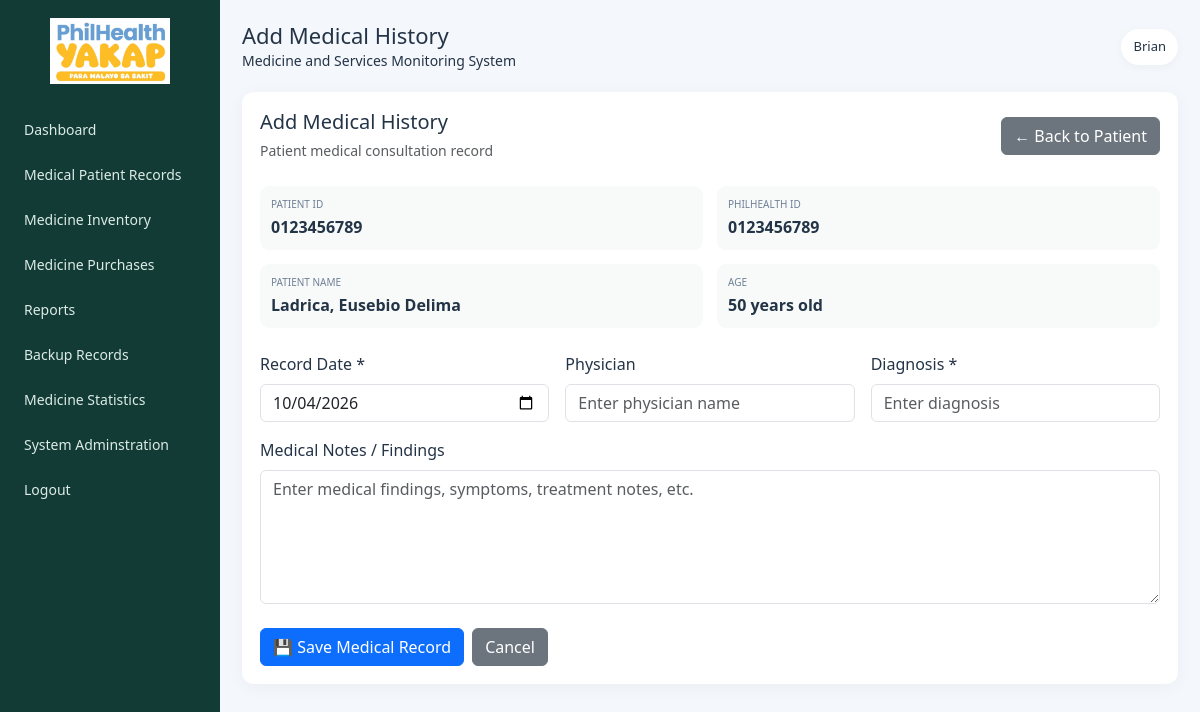
Screenshot of /patients/medical_history_add.php?patient_id=1 (signed in) with the database file from the repository.
### tables this page shows
CREATE TABLE `patients` (
  `id` int(10) unsigned NOT NULL AUTO_INCREMENT,
  `patient_code` varchar(50) NOT NULL,
  `philhealth_id` varchar(30) NOT NULL,
  `first_name` varchar(80) NOT NULL,
  `middle_name` varchar(80) DEFAULT NULL,
  `last_name` varchar(80) NOT NULL,
  `birthdate` date NOT NULL,
  `sex` enum('Male','Female','Other') NOT NULL,
  `address` varchar(255) DEFAULT NULL,
  `contact_number` varchar(30) DEFAULT NULL,
  `status` enum('Active','Inactive') NOT NULL DEFAULT 'Active',
  `created_at` timestamp NOT NULL DEFAULT current_timestamp(),
  PRIMARY KEY (`id`),
  UNIQUE KEY `patient_code` (`patient_code`),
  KEY `idx_philhealth` (`philhealth_id`)
);

### patients/medical_history_add.php (the view, shortened to what this page needs)
<?php
require_once __DIR__ . '/../config/database.php';
require_once __DIR__ . '/../includes/header.php';
$patientId = (int)($_GET['patient_id'] ?? 0);
$stmt = $pdo->prepare("
    SELECT
        *,
        TIMESTAMPDIFF(
            YEAR,
            birthdate,
            CURDATE()
        ) AS age
    FROM patients
    WHERE id = ?
    LIMIT 1
");
$stmt->execute([$patientId]);
$patient = $stmt->fetch();
$patientName =
    $patient['last_name']
    . ', '
    . $patient['first_name']
    . ' '
    . ($patient['middle_name'] ?? '');
?>
<div class="card-panel">
    <div class="d-flex justify-content-between align-items-center mb-4">
        <div>
            <h5 class="mb-1">
                Add Medical History
            </h5>
            <small class="text-muted">
                Patient medical consultation record
            </small>
        </div>
        <a
            href="view.php?id=<?= $patientId ?>"
            class="btn btn-secondary">
            ← Back to Patient
        </a>
    </div>
    <div class="profile-grid mb-4">
        <div>
            <small>
                Patient ID
            </small>
            <strong>
                <?= htmlspecialchars(
                    $patient['patient_code']
                ) ?>
            </strong>
        </div>
        <div>
            <small>
                PhilHealth ID
            </small>
            <strong>
                <?= htmlspecialchars(
                    $patient['philhealth_id']
                ) ?>
            </strong>
        </div>
        <div>
            <small>
                Patient Name
            </small>
            <strong>
                <?= htmlspecialchars(
                    $patientName
                ) ?>
            </strong>
        </div>
        <div>
            <small>
                Age
            </small>
            <strong>
                <?= htmlspecialchars(
                    (string)$patient['age']
                ) ?>
                years old
            </strong>
        </div>
    </div>
    <form
        method="post"
        action="medical_history_save.php"
        autocomplete="off">
        <div class="row g-3">
            <div class="col-md-4">
                <label class="form-label">
                    Record Date *
                </label>
                <input
                    type="date"
                    name="record_date"
                    class="form-control"
                    value="<?= date('Y-m-d') ?>"
                    required>
            </div>
            <div class="col-md-4">
                <label class="form-label">
                    Physician
                </label>
                <input
                    type="text"
                    name="physician"
                    class="form-control"
                    placeholder="Enter physician name">
            </div>
            <div class="col-md-4">
                <label class="form-label">
                    Diagnosis *
                </label>
                <input
                    type="text"
                    name="diagnosis"
                    class="form-control"
                    placeholder="Enter diagnosis"
                    required>
            </div>
            <div class="col-md-12">
                <label class="form-label">
                    Medical Notes / Findings
                </label>
                <textarea
                    name="notes"
                    class="form-control"
                    rows="5"
                    placeholder="Enter medical findings, symptoms, treatment notes, etc."></textarea>
            </div>
        </div>
        <div class="mt-4 d-flex gap-2">
            <button
                type="submit"
                class="btn btn-primary">
                💾 Save Medical Record
            </button>
            <a
                href="view.php?id=<?= $patientId ?>"
                class="btn btn-secondary">
                Cancel
            </a>
        </div>
    </form>
</div>
<?php
require_once __DIR__ . '/../includes/footer.php';
?>

### assets/css/style.css (style rules this page uses)
body { margin:0;background:#f4f7fb;color:#243447;font-family:Segoe UI,Arial,sans-serif }
.stat-card,.card-panel { background:#fff;border:0;border-radius:12px;padding:18px;box-shadow:0 3px 18px #0000000b }
.profile-grid { display:grid;grid-template-columns:1fr 1fr;gap:14px }
.profile-grid div { background:#f7faf9;border-radius:9px;padding:11px }
.profile-grid small { display:block;color:#718096;font-size:10px;text-transform:uppercase }
.profile-grid strong { display:block;margin-top:3px }

### rows the page displays
patients: patient_code "0123456789", philhealth "0123456789", patientName "Ladrica, Eusebio Delima"

### other values shown
$pageTitle "Add Medical History"
$_SESSION['full_name'] "Brian"
$patient['age'] "50"
